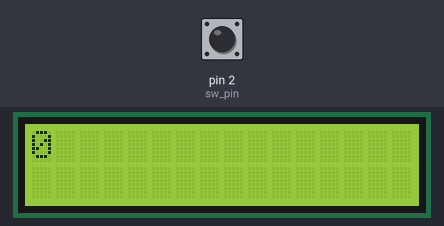
The sketch below on a simulated Arduino Uno, built with avr-gcc and run on an emulated ATmega328P. Shown: 16×2 character LCD. The test bench sets the inputs (shaded band); at power-on: pin 2 (sw_pin) HIGH.

Above: at 1.6 s.
1.7 s: pin 2 (sw_pin) pulled LOW for 0.15 s
At 2.8 s:
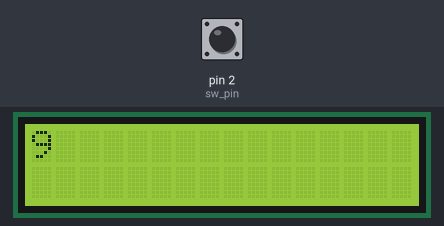
At 4.8 s:
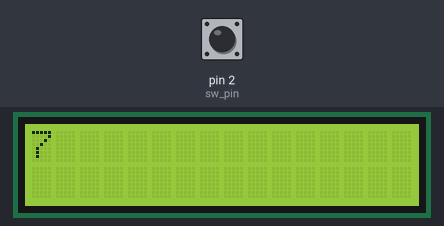
Timing chart, 0 to 6.3 s (numbered marks = the images above; inputs shaded):
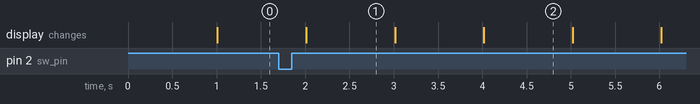

Measured:
- what the display in image 2 shows lasts 1.0 s, from 4.0 s to 5.0 s

The sketch:

millis_test.ino
```cpp
/*
 Name:		ex0101.ino
 Created:	2019/5/9 上午 02:47:32
 Author:	s2862
*/

#include <Wire.h>
#include <LiquidCrystal_I2C.h>
LiquidCrystal_I2C lcd(0x27, 2, 1, 0, 4, 5, 6, 7, 3, POSITIVE);

unsigned long boot_time = 0;
unsigned long previous_time = 0;
#define sw_pin 2
bool SW(int);
void setup()
{
	Serial.begin(9600);
	lcd.begin(16, 2);
	lcd.clear();
	pinMode(sw_pin, INPUT_PULLUP);
}

void loop()
{
	static int num = 0, i = 0, val = 1;
	boot_time = millis();

	if (boot_time - previous_time >= 1000)
	{
		previous_time = boot_time;
		lcd.setCursor(0, 0);
		lcd.print(i);
		i += val;
	}
	if (SW(sw_pin))
	{
		val = -val;
		i += val * 2;
	}

	i > 9 ? i = 0 : NULL;
	i < 0 ? i = 9 : NULL;
}
bool SW(int pin)
{
	bool sw = digitalRead(pin);
	delay(20);
	if (!sw)
	{
		unsigned long now_time = millis();
		do
		{
			if (millis() - now_time >= 100)
				return false;
			delay(20);
			sw = digitalRead(pin);
			delay(20);
		} while (!sw);
		return true;
	}
	return false;
}
```
